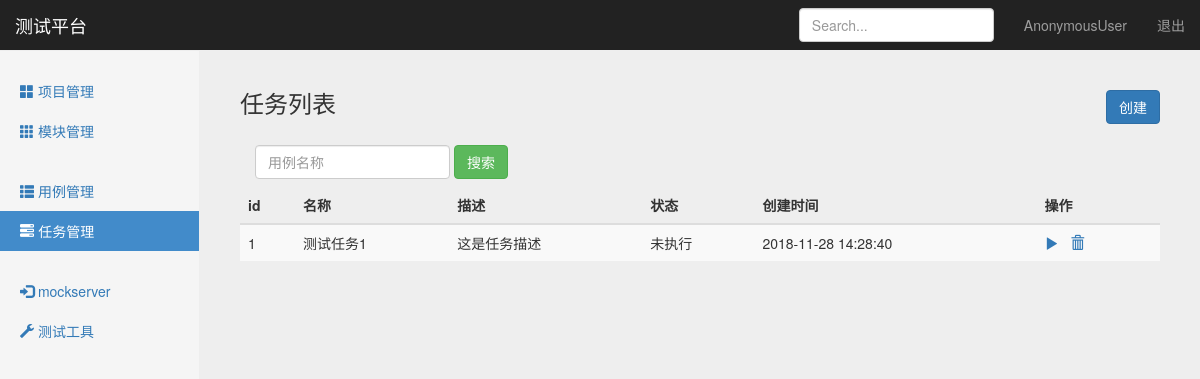
Page /interface/task_manage/ on the earlier database version.
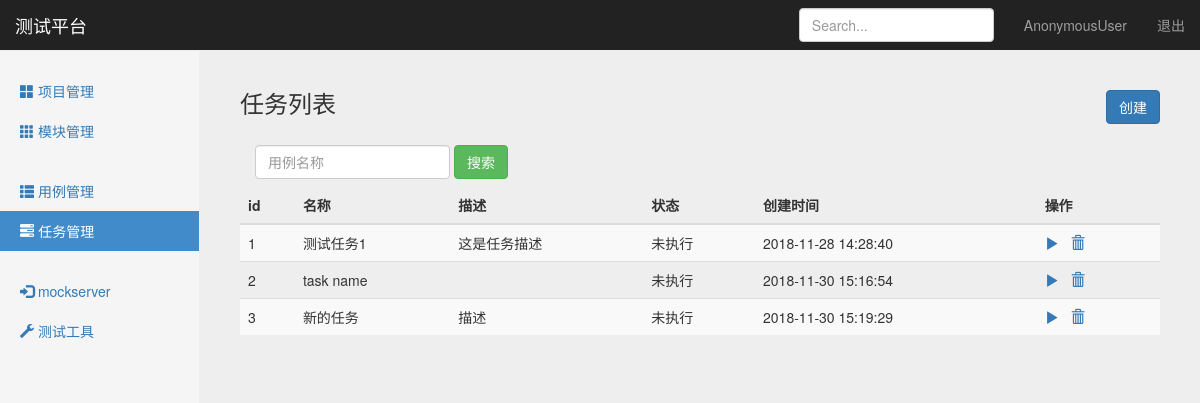
Same page on the later database version.
### interface_app/models.py (models this page shows, shortened)
class TestTask(models.Model):
    name = models.CharField("名称", max_length=100, blank=False, default="")
    describe = models.TextField("描述", default="")
    status = models.IntegerField("状态：", default=0)  # 未执行、执行中、执行完成、排队中
    cases = models.TextField("关联用例", default="")
    create_time = models.DateTimeField("创建时间", auto_now_add=True)

### interface_app/views/testtask_view.py (the view)
# urls.py: path('task_manage/', testtask_view.task_manage),
def task_manage(request):
    testtasks = TestTask.objects.all()
    if request.method == "GET":
        return render(request, "task_manage.html", {
            "type": "list",
            "testtasks": testtasks,
        })
    else:
        return HttpResponse("404")

### templates/task_manage.html (shortened to what this page needs)
{% extends "base.html" %}
{% block content %}
<nav class="navbar navbar-inverse navbar-fixed-top">
	<div class="container-fluid">
		<div class="navbar-header">
			<a class="navbar-brand" href="#">测试平台</a>
		</div>
		<div id="navbar" class="navbar-collapse collapse">
			<ul class="nav navbar-nav navbar-right">
				<li><a href="#">{{ user }}</a></li>
				<li><a href="/logout/">退出</a></li>
			</ul>
			<form class="navbar-form navbar-right">
				<input type="text" class="form-control" placeholder="Search...">
			</form>
		</div>
	</div>
</nav>
<div class="container-fluid">
	<div class="row">
		<div class="col-sm-3 col-md-2 sidebar">
			<ul class="nav nav-sidebar">
				<li><a href="/manage/project_manage/">
						<span class="glyphicon glyphicon-th-large"></span> 项目管理</a>
				</li>
				<li><a href="/manage/module_manage/">
						<span class="glyphicon glyphicon-th"></span> 模块管理</a>
				</li>
			</ul>
			<ul class="nav nav-sidebar">
				<li><a href="/interface/case_manage/">
						<span class="glyphicon glyphicon-th-list"></span> 用例管理</a>
				</li>
				<li class="active"><a href="#">
						<span class="glyphicon glyphicon-tasks"></span> 任务管理</a>
				</li>
			</ul>
			<ul class="nav nav-sidebar">
				<li><a href="#">
						<span class="glyphicon glyphicon-log-in"></span> mockserver</a>
				</li>
				<li><a href="#">
						<span class="glyphicon glyphicon-wrench"></span> 测试工具</a>
				</li>
			</ul>
		</div>
		{% if type == 'list'%}
		<div class="col-sm-9 col-sm-offset-3 col-md-10 col-md-offset-2 main">
			<h3 class="sub-header">任务列表
				<button type="button" class="btn btn-primary" style="float: right;" onclick="window.location.href='/interface/add_task/'">创建</button>
			</h3>
			<div class="table-responsive">
				<form class="navbar-form" method="get" action="/interface/search_case_name/">
					<div class="form-group">
						<input name="case_name" type="text" placeholder="用例名称" class="form-control">
					</div>
					<button type="submit" class="btn btn-success">搜索</button>
				</form>
				<table class="table table-striped">
					<thead>
						<tr>
							<th>id</th>
							<th>名称</th>
							<th>描述</th>
							<th>状态</th>
							<th>创建时间</th>
							<th>操作</th>
						</tr>
					</thead>
					<tbody>
						{% for task in testtasks %}
						<tr>
							<td>{{ task.id }}</td>
							<td>{{ task.name }}</td>
							<td>{{ task.describe }}</td>
							{% if task.status == 0 %}
							<td>未执行</td>
							{% endif %}
							<td>{{ task.create_time | date:"Y-m-d H:i:s" }}</td>
							<td>
								<a href="/interface/run_task/{{task.id}}/" style="margin-right: 8px;">
									<span class="glyphicon glyphicon-play"></span>
								</a>
								<a href="/interface/delete_project/{{task.id}}/" style="margin-right: 8px;">
									<span class="glyphicon glyphicon-trash"></span>
								</a>
							</td>
						</tr>
						{% endfor %}
					</tbody>
				</table>
			</div>
		</div>
		{% endif %}
	</div>
</div>
{% endblock %}

### templates/base.html (shortened to what this page needs)
<!DOCTYPE html>
<html lang="zh-CN">
<head>
    {% load static %}
    <link rel="stylesheet" type="text/css" href="{% static "css/bootstrap.min.css" %}">
    <link rel="stylesheet" type="text/css" href="{% static "css/signin.css" %}">
    <link rel="stylesheet" type="text/css" href="{% static "css/dashboard.css" %}">
</head>
<body>
{% block content %}
{% endblock %}
</body>
</html>

### static/css/signin.css (style rules this page uses)
body { padding-top: 40px; padding-bottom: 40px; background-color: #eee; }

### static/css/dashboard.css (style rules this page uses)
body { padding-top: 50px; }
.sub-header { padding-bottom: 10px; border-bottom: 1px solid #eee; }
.navbar-fixed-top { border: 0; }
.sidebar { display: none; }
@media (min-width: 768px) { .sidebar { position: fixed; top: 51px; bottom: 0; left: 0; z-index: 1000; display: block; padding: 20px; overflow-x: hidden; overflow-y: auto; background-color: #f5f5f5; border-right: 1px solid #eee; } }
.nav-sidebar { margin-right: -21px; margin-bottom: 20px; margin-left: -20px; }
.nav-sidebar > li > a { padding-right: 20px; padding-left: 20px; }
.nav-sidebar > .active > a, .nav-sidebar > .active > a:hover, .nav-sidebar > .active > a:focus { color: #fff; background-color: #428bca; }
.main { padding: 20px; }
@media (min-width: 768px) { .main { padding-right: 40px; padding-left: 40px; } }

Differences in the rows shown:
added TestTask: id "2", name "task name", status "未执行", create_time "2018-11-30 15:16:54"
added TestTask: id "3", name "新的任务", describe "描述", status "未执行", create_time "2018-11-30 15:19:29"
